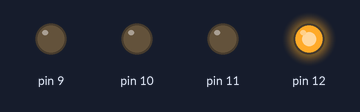
The sketch below on a simulated Arduino Uno, built with avr-gcc and run on an emulated ATmega328P. Shown: output pins drawn as LEDs (lit = HIGH).

Above: at 0.2 s.
At 1.7 s:
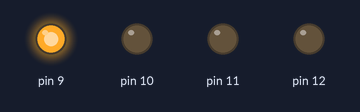
At 2.2 s:
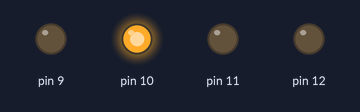
At 5.7 s:
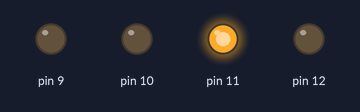
Timing chart, 0 to 6.9 s (numbered marks = the images above):
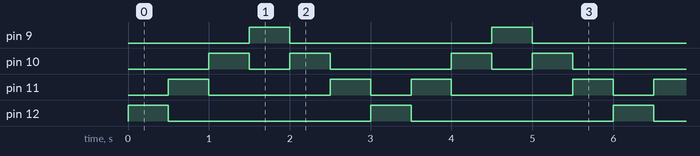

Measured:
- by itself, pin 9, pin 12: alternates HIGH for 0.50 s and LOW for 2.5 s
- by itself, pin 10: repeats every 3.0 s: LOW 0.50 s, HIGH 0.50 s, LOW 1.5 s, HIGH 0.50 s
- by itself, pin 11: repeats every 3.0 s: LOW 1.5 s, HIGH 0.50 s, LOW 0.50 s, HIGH 0.50 s

The sketch:

practica_2.ino
```cpp
void setup() {
  // put your setup code here, to run once:
  pinMode(12, OUTPUT);
  pinMode(11, OUTPUT);
  pinMode(10, OUTPUT);
  pinMode(9, OUTPUT);

}

void loop() {
  // put your main code here, to run repeatedly:
  digitalWrite(12, HIGH);
  digitalWrite(11, LOW);
  digitalWrite(10, LOW);
  digitalWrite(9, LOW);
  delay(500);
  digitalWrite(12, LOW);
  digitalWrite(11, HIGH);
  digitalWrite(10, LOW);
  digitalWrite(9, LOW);
  delay(500);
  digitalWrite(12, LOW);
  digitalWrite(11, LOW);
  digitalWrite(10, HIGH);
  digitalWrite(9, LOW);
  delay(500);
  digitalWrite(12, LOW);
  digitalWrite(11, LOW);
  digitalWrite(10, LOW);
  digitalWrite(9, HIGH);
  delay(500);
  digitalWrite(12, LOW);
  digitalWrite(11, LOW);
  digitalWrite(10, HIGH);
  digitalWrite(9, LOW);
  delay(500);
  digitalWrite(12, LOW);
  digitalWrite(11, HIGH);
  digitalWrite(10, LOW);
  digitalWrite(9, LOW);
  delay(500);

}
```
